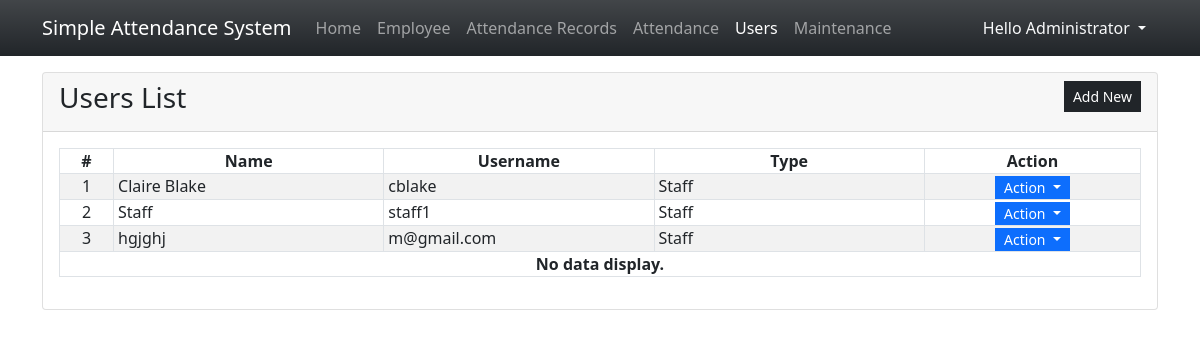
Before: /?page=users (signed in) with the older database file.
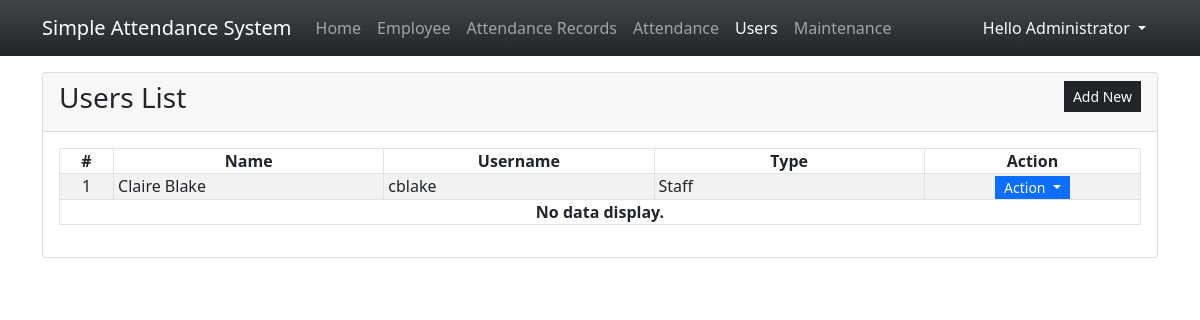
After: the same page with the newer database file.
### tables this page shows
CREATE TABLE `user_list` (
            `user_id` INTEGER NOT NULL PRIMARY KEY AUTOINCREMENT,
            `fullname` INTEGER NOT NULL,
            `username` TEXT NOT NULL,
            `password` TEXT NOT NULL,
            `type` INTEGER NOT NULL,
            `status` INTEGER NOT NULL Default 1,
            `date_created` TIMESTAMP DEFAULT CURRENT_TIMESTAMP
        );

### users.php (the view, shortened to what this page needs)
<div class="card">
    <div class="card-header d-flex justify-content-between">
        <h3 class="card-title">Users List</h3>
        <div class="card-tools align-middle">
            <button class="btn btn-dark btn-sm py-1 rounded-0" type="button" id="create_new">Add New</button>
        </div>
    </div>
    <div class="card-body">
        <table class="table table-hover table-striped table-bordered">
            <colgroup>
                <col width="5%">
                <col width="25%">
                <col width="25%">
                <col width="25%">
                <col width="20%">
            </colgroup>
            <thead>
                <tr>
                    <th class="text-center p-0">#</th>
                    <th class="text-center p-0">Name</th>
                    <th class="text-center p-0">Username</th>
                    <th class="text-center p-0">Type</th>
                    <th class="text-center p-0">Action</th>
                </tr>
            </thead>
            <tbody>
                <?php
                $sql = "SELECT * FROM `user_list` where type NOT IN (3,1) order by `fullname` asc";
                $qry = $conn->query($sql);
                $i = 1;
                    while($row = $qry->fetchArray()):
                ?>
                <tr>
                    <td class="text-center p-0"><?php echo $i++; ?></td>
                    <td class="py-0 px-1"><?php echo $row['fullname'] ?></td>
                    <td class="py-0 px-1"><?php echo $row['username'] ?></td>
                    <td class="py-0 px-1"><?php echo ($row['type'] == 1)? 'Administrator':'Staff' ?></td>
                    <th class="text-center py-0 px-1">
                        <div class="btn-group" role="group">
                            <button id="btnGroupDrop1" type="button" class="btn btn-primary dropdown-toggle btn-sm rounded-0 py-0" data-bs-toggle="dropdown" aria-expanded="false">
                            Action
                            </button>
                        </div>
                    </th>
                </tr>
                <?php endwhile; ?>
                <?php if(!$qry->fetchArray()): ?>
                    <tr>
                        <th class="text-center p-0" colspan="5">No data display.</th>
                    </tr>
                <?php endif; ?>
            </tbody>
        </table>
    </div>
</div>

Changed rows visible on the page:
removed user_list: fullname "Staff", username "staff1", type "Staff"
removed user_list: fullname "hgjghj", username "m@gmail.com", type "Staff"
